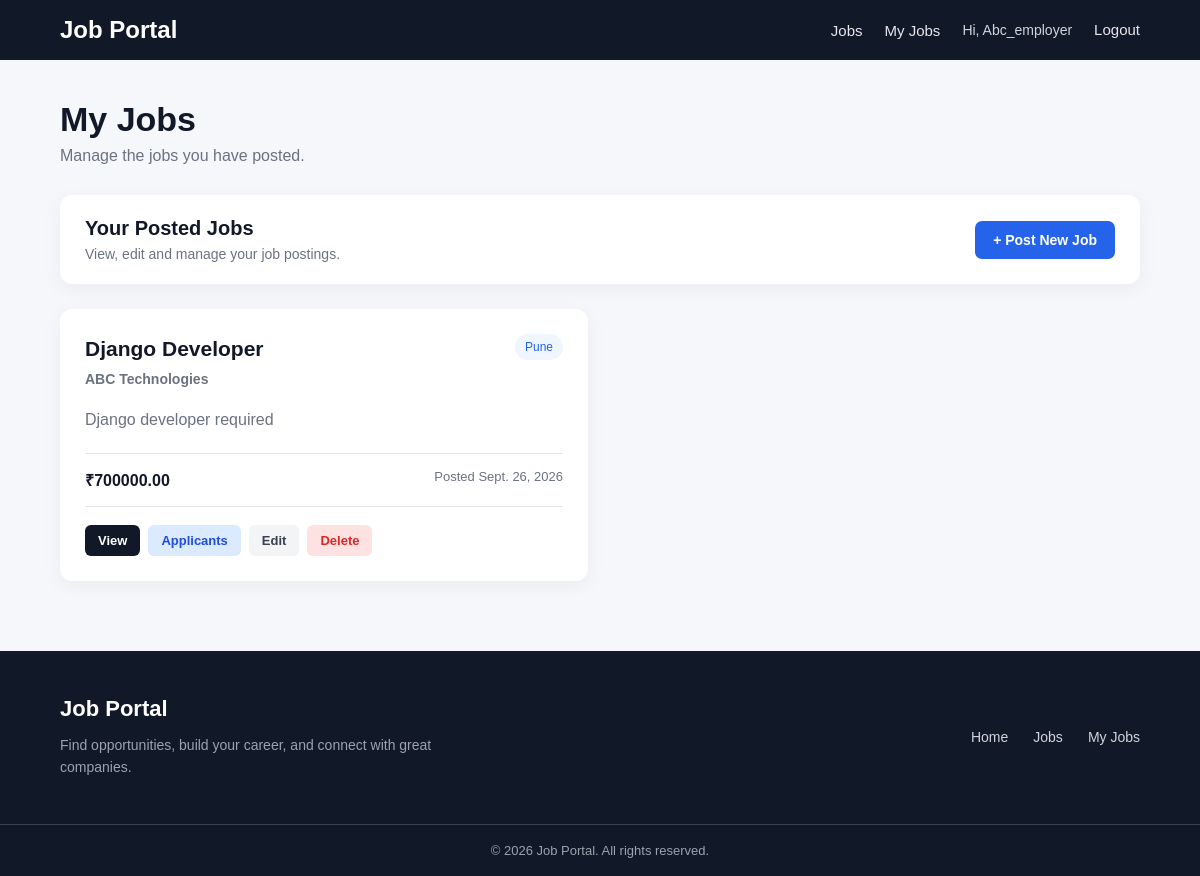
The page /jobs/my-jobs/ (signed in) on the database its author committed.
### accounts/models.py (models this page shows, shortened)
class CustomUser(AbstractUser):
    ROLE_CHOICES = [
        ("employer", "Employer"),
        ("seeker", "Job Seeker"),
    ]
    role = models.CharField(max_length=20, choices=ROLE_CHOICES, default="seeker")

### jobs/models.py (models this page shows, shortened)
class Job(models.Model):
    title = models.CharField(max_length=200)
    company_name = models.CharField(max_length=200)
    description = models.TextField()
    location = models.CharField(max_length=100)
    salary = models.DecimalField(max_digits=10, decimal_places=2)
    posted_by = models.ForeignKey(settings.AUTH_USER_MODEL, on_delete=models.CASCADE)
    date_posted = models.DateField(auto_now_add=True)
    class Meta:
        ordering = ["-date_posted"]

### jobs/views.py (the view)
# urls.py: path("my-jobs/", MyJobsListView.as_view(), name="my-jobs"),
class MyJobsListView(LoginRequiredMixin, ListView):
    model = Job
    template_name = "jobs/my_jobs_list.html"
    context_object_name = "jobs"
    def dispatch(self, request, *args, **kwargs):
        if request.user.role != "employer":
            return redirect("job-list")
        return super().dispatch(request, *args, **kwargs)
    def get_queryset(self):
        return Job.objects.filter(posted_by=self.request.user)

### jobs/templates/jobs/my_jobs_list.html (shortened to what this page needs)
{% extends "base.html" %} {% block content %}
<div class="page-header">
  <h1>My Jobs</h1>
  <p>Manage the jobs you have posted.</p>
</div>
<div class="my-jobs-header">
  <div>
    <h2>Your Posted Jobs</h2>
    <p>View, edit and manage your job postings.</p>
  </div>
  <a href="{% url 'job-create' %}" class="post-job-btn"> + Post New Job </a>
</div>
{% if jobs %}
<div class="my-jobs-grid">
  {% for job in jobs %}
  <div class="my-job-card">
    <div class="my-job-top">
      <div>
        <h2>{{ job.title }}</h2>
        <p class="my-job-company">{{ job.company_name }}</p>
      </div>
      <span class="my-job-location"> {{ job.location }} </span>
    </div>
    <p class="my-job-description">{{ job.description }}</p>
    <div class="my-job-info">
      <span> ₹{{ job.salary }} </span>
      <span> Posted {{ job.date_posted }} </span>
    </div>
    <div class="my-job-actions">
      <a href="{% url 'job-detail' job.pk %}" class="view-job-btn"> View </a>
      <a href="{% url 'job-applicants' job.pk %}" class="applicants-btn">
        Applicants
      </a>
      <a href="{% url 'job-update' job.pk %}" class="edit-job-btn"> Edit </a>
      <a href="{% url 'job-delete' job.pk %}" class="delete-job-btn">
        Delete
      </a>
    </div>
  </div>
  {% endfor %}
</div>
{% endif %} {% endblock %}

### jobportal/templates/base.html (shortened to what this page needs)
{% load static %}
<!doctype html>
<html>
  <head>
    <link rel="stylesheet" href="{% static 'css/style.css' %}" />
  </head>
  <body>
    <nav class="navbar">
      <div class="navbar-container">
        <a href="{% url 'home' %}" class="navbar-brand"> Job Portal </a>
        <div class="navbar-links">
          <a href="{% url 'job-list' %}"> Jobs </a>
          {% if user.is_authenticated %}  {% if user.role == "employer" %}
          <a href="{% url 'my-jobs' %}"> My Jobs </a>
          {% endif %}
          <span class="navbar-user"> Hi, {{ user.username|capfirst }} </span>
          <form method="POST" action="{% url 'logout' %}">
            <button type="submit" class="logout-btn">Logout</button>
          </form>
          {% else %}
          <a href="{% url 'login' %}"> Login </a>
          <a href="{% url 'signup' %}" class="signup-btn"> Signup </a>
          {% endif %}
        </div>
      </div>
    </nav>
    <main class="main-content">{% block content %} {% endblock %}</main>
    <footer class="footer">
      <div class="footer-container">
        <div class="footer-brand">
          <h2>Job Portal</h2>
          <p>
            Find opportunities, build your career, and connect with great
            companies.
          </p>
        </div>
        <div class="footer-links">
          <a href="{% url 'home' %}"> Home </a>
          <a href="{% url 'job-list' %}"> Jobs </a>
          {% if user.is_authenticated %}  {% if user.role == "employer" %}
          <a href="{% url 'my-jobs' %}"> My Jobs </a>
          {% endif %} {% else %}
          <a href="{% url 'login' %}"> Login </a>
          <a href="{% url 'signup' %}"> Signup </a>
          {% endif %}
        </div>
      </div>
      <div class="footer-bottom">
        <p>© 2026 Job Portal. All rights reserved.</p>
      </div>
    </footer>
  </body>
</html>

### rows shown on the page
CustomUser: username "Abc_employer"
Job: title "Django Developer", company_name "ABC Technologies", location "Pune", description "Django developer required", salary "700000.00", date_posted "Sept. 26, 2026"
